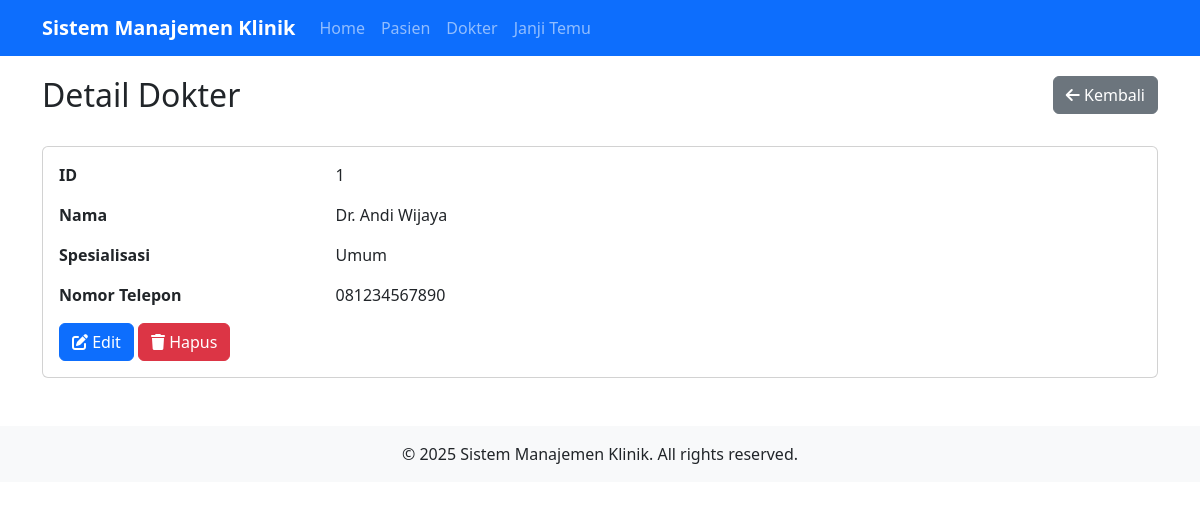
The app's page /doctors.php?action=read&id=1 with its own data.
### tables this page shows
CREATE TABLE doctors (
    id INT AUTO_INCREMENT PRIMARY KEY,
    name VARCHAR(100) NOT NULL,
    specialization VARCHAR(100) NOT NULL,
    phone VARCHAR(15) NOT NULL
);

### class/Doctor.php (called while the page is built, shortened)
<?php
class Doctor {
    private $conn;
    private $table_name = "doctors";
    public $id;
    public function __construct($db) {
        $this->conn = $db;
    }
    public function getById() {
        $query = "SELECT * FROM " . $this->table_name . " WHERE id = ?";
        $stmt = $this->conn->prepare($query);
        $stmt->bindParam(1, $this->id);
        $stmt->execute();
        $row = $stmt->fetch(PDO::FETCH_ASSOC);
        if($row) {
            $this->name = $row['name'];
            $this->specialization = $row['specialization'];
            $this->phone = $row['phone'];
            return true;
        }
        return false;
    }
}
?>

### view/doctors/read.php (the view)
<div class="row mb-4">
    <div class="col-md-6">
        <h2>Detail Dokter</h2>
    </div>
    <div class="col-md-6 text-end">
        <a href="doctors.php" class="btn btn-secondary">
            <i class="fas fa-arrow-left"></i> Kembali
        </a>
    </div>
</div>
<div class="card">
    <div class="card-body">
        <div class="row mb-3">
            <label class="col-md-3 fw-bold">ID</label>
            <div class="col-md-9"><?php echo $doctor->id; ?></div>
        </div>
        <div class="row mb-3">
            <label class="col-md-3 fw-bold">Nama</label>
            <div class="col-md-9"><?php echo $doctor->name; ?></div>
        </div>
        <div class="row mb-3">
            <label class="col-md-3 fw-bold">Spesialisasi</label>
            <div class="col-md-9"><?php echo $doctor->specialization; ?></div>
        </div>
        <div class="row mb-3">
            <label class="col-md-3 fw-bold">Nomor Telepon</label>
            <div class="col-md-9"><?php echo $doctor->phone; ?></div>
        </div>
        <div class="row">
            <div class="col-md-12">
                <a href="doctors.php?action=update&id=<?php echo $doctor->id; ?>" class="btn btn-primary">
                    <i class="fas fa-edit"></i> Edit
                </a>
                <a href="doctors.php?action=delete&id=<?php echo $doctor->id; ?>" class="btn btn-danger" onclick="return confirm('Apakah Anda yakin ingin menghapus data ini?');">
                    <i class="fas fa-trash"></i> Hapus
                </a>
            </div>
        </div>
    </div>
</div>

### records on screen
doctors: id "1", name "Dr. Andi Wijaya", specialization "Umum", phone "081234567890"
